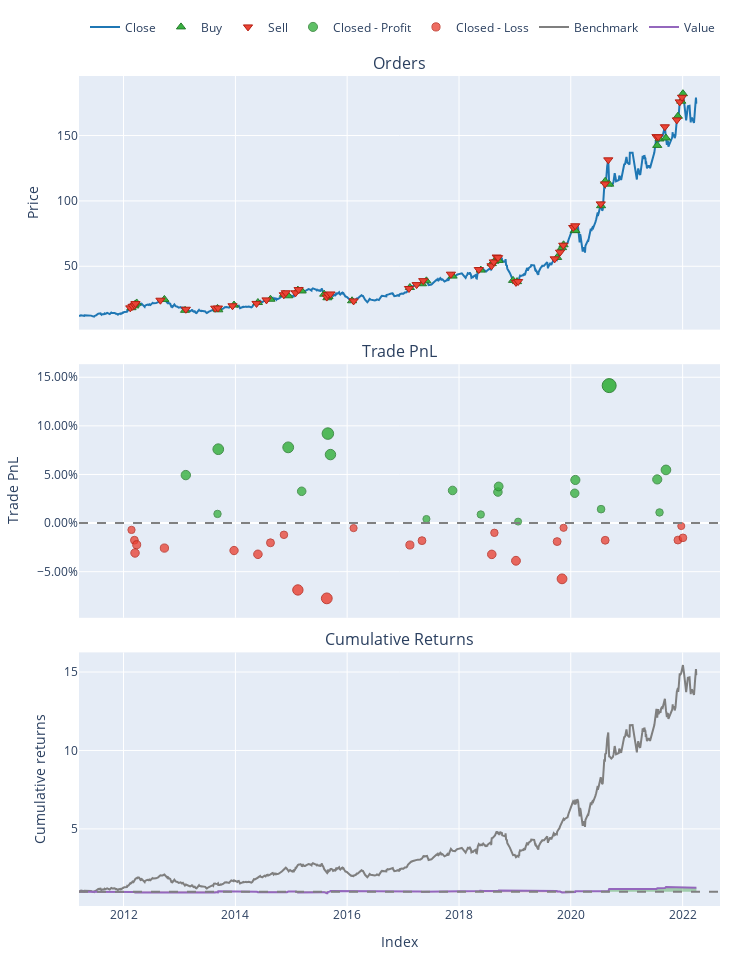

Here is the notebook cell this chart was saved with:
### Code cell
pf.plot().show()

### Figure 1 — Plotly figure (JSON) as saved in the notebook; plotly's stock layout.template omitted (floating-point values rounded to 4 significant figures; data arrays with more than 128 entries replaced by an {"elided": "..."} marker saying what was removed)
{"data": [{"legendgroup": "0", "line": {"color": "#1f77b4"}, "name": "Close", "showlegend": true, "type": "scatter", "uid": "dff82f03-975b-41d3-ae32-1e5b6816f023", "x": {"elided": "836 str values"}, "xaxis": "x", "y": {"elided": "836 float values"}, "yaxis": "y"}, {"customdata": {"elided": "44x3 float values"}, "hovertemplate": "Order Id: %{customdata[0]}<br>Timestamp: %{x}<br>Price: %{y}<br>Size: %{customdata[1]:.6f}<br>Fees: %{customdata[2]:.6f}", "legendgroup": "1", "marker": {"color": "#37B13F", "line": {"color": "rgb(38,123,44)", "width": 1}, "size": 8, "symbol": "triangle-up"}, "mode": "markers", "name": "Buy", "type": "scatter", "uid": "e8d02aeb-3775-4164-baf1-db4ddcd470cd", "x": ["2012-02-22T00:00:00", "2012-03-12T00:00:00", "2012-03-16T00:00:00", "2012-03-27T00:00:00", "2012-09-24T00:00:00", "2013-02-06T00:00:00", "2013-09-06T00:00:00", "2013-09-11T00:00:00", "2013-12-23T00:00:00", "2014-05-28T00:00:00", "2014-08-18T00:00:00", "2014-11-14T00:00:00", "2014-12-12T00:00:00", "2015-02-13T00:00:00", "2015-03-10T00:00:00", "2015-08-04T00:00:00", "2015-08-25T00:00:00", "2015-09-01T00:00:00", "2016-02-02T00:00:00", "2017-02-14T00:00:00", "2017-05-04T00:00:00", "2017-06-02T00:00:00", "2017-11-20T00:00:00", "2018-05-23T00:00:00", "2018-08-03T00:00:00", "2018-08-20T00:00:00", "2018-09-12T00:00:00", "2018-09-17T00:00:00", "2018-12-20T00:00:00", "2019-01-15T00:00:00", "2019-10-04T00:00:00", "2019-11-05T00:00:00", "2019-11-15T00:00:00", "2020-01-27T00:00:00", "2020-01-31T00:00:00", "2020-07-17T00:00:00", "2020-08-13T00:00:00", "2020-09-08T00:00:00", "2021-07-19T00:00:00", "2021-08-03T00:00:00", "2021-09-14T00:00:00", "2021-12-01T00:00:00", "2021-12-23T00:00:00", "2022-01-03T00:00:00"], "xaxis": "x", "y": [18.32, 19.71, 20.91, 21.95, 24.67, 16.33, 17.79, 16.7, 20.36, 22.29, 24.79, 28.55, 27.43, 31.77, 31.13, 28.66, 25.93, 26.93, 23.62, 33.76, 36.63, 38.86, 42.49, 47.09, 52.0, 53.87, 55.27, 54.47, 39.21, 38.27, 56.75, 64.28, 66.44, 77.24, 77.38, 96.33, 115.0, 112.8, 142.4, 147.4, 148.1, 164.8, 176.3, 182.0], "yaxis": "y"}, {"customdata": {"elided": "44x3 float values"}, "hovertemplate": "Order Id: %{customdata[0]}<br>Timestamp: %{x}<br>Price: %{y}<br>Size: %{customdata[1]:.6f}<br>Fees: %{customdata[2]:.6f}", "legendgroup": "2", "marker": {"color": "#EA4335", "line": {"color": "rgb(181,31,18)", "width": 1}, "size": 8, "symbol": "triangle-down"}, "mode": "markers", "name": "Sell", "type": "scatter", "uid": "341bea14-fea0-4c67-8217-f3daab4ee976", "x": ["2012-02-14T00:00:00", "2012-02-29T00:00:00", "2012-03-13T00:00:00", "2012-03-19T00:00:00", "2012-08-29T00:00:00", "2013-02-11T00:00:00", "2013-08-22T00:00:00", "2013-09-09T00:00:00", "2013-12-13T00:00:00", "2014-05-19T00:00:00", "2014-07-23T00:00:00", "2014-11-13T00:00:00", "2014-11-26T00:00:00", "2015-01-29T00:00:00", "2015-02-18T00:00:00", "2015-08-21T00:00:00", "2015-08-28T00:00:00", "2015-09-14T00:00:00", "2016-02-12T00:00:00", "2017-02-08T00:00:00", "2017-03-30T00:00:00", "2017-05-12T00:00:00", "2017-11-09T00:00:00", "2018-05-10T00:00:00", "2018-08-01T00:00:00", "2018-08-16T00:00:00", "2018-09-04T00:00:00", "2018-09-13T00:00:00", "2019-01-08T00:00:00", "2019-01-22T00:00:00", "2019-09-18T00:00:00", "2019-10-23T00:00:00", "2019-11-13T00:00:00", "2020-01-17T00:00:00", "2020-01-30T00:00:00", "2020-07-15T00:00:00", "2020-08-12T00:00:00", "2020-09-02T00:00:00", "2021-07-14T00:00:00", "2021-07-26T00:00:00", "2021-09-07T00:00:00", "2021-11-24T00:00:00", "2021-12-13T00:00:00", "2021-12-28T00:00:00"], "xaxis": "x", "y": [18.2, 19.37, 20.29, 21.47, 24.05, 17.14, 17.96, 18.08, 19.8, 21.59, 24.3, 28.2, 29.75, 29.73, 32.18, 26.44, 28.32, 28.83, 23.5, 33.01, 35.98, 39.03, 43.97, 47.51, 50.38, 53.33, 57.09, 56.6, 37.69, 38.33, 55.69, 60.79, 66.12, 79.68, 80.97, 97.72, 113.0, 131.4, 149.1, 149.0, 156.7, 161.9, 175.7, 179.3], "yaxis": "y"}, {"customdata": [[5, 5, 4.447, 0.04937], [6, 6, 0.8907, 0.009424], [7, 7, 7.249, 0.07598], [12, 12, 7.28, 0.0779], [14, 14, 3.068, 0.03271], [16, 16, 8.227, 0.09206], [17, 17, 6.876, 0.07046], [21, 21, 0.4153, 0.004164], [22, 22, 3.36, 0.03355], [23, 23, 0.9151, 0.00884], [26, 26, 3.194, 0.03192], [27, 27, 3.89, 0.03768], [29, 29, 0.1547, 0.001503], [33, 33, 2.912, 0.03068], [34, 34, 4.337, 0.04434], [35, 35, 1.461, 0.0143], [37, 37, 14.39, 0.1414], [38, 38, 5.219, 0.04492], [39, 39, 1.328, 0.01094], [40, 40, 6.713, 0.05469]], "hovertemplate": "Exit Trade Id: %{customdata[0]}<br>Position Id: %{customdata[1]}<br>Exit Timestamp: %{x}<br>PnL: %{customdata[2]:.6f}<br>Return: %{customdata[3]:.2%}", "legendgroup": "3", "marker": {"color": "#37B13F", "line": {"color": "rgb(38,123,44)", "width": 1}, "opacity": [0.8013, 0.7585, 0.8299, 0.8319, 0.7835, 0.8471, 0.8239, 0.7529, 0.7844, 0.7579, 0.7826, 0.7888, 0.75, 0.7813, 0.7959, 0.7637, 0.9, 0.7966, 0.7601, 0.807], "size": [9.395, 7.396, 10.73, 10.82, 8.561, 11.53, 10.45, 7.133, 8.603, 7.367, 8.522, 8.81, 7, 8.46, 9.143, 7.64, 14, 9.173, 7.472, 9.662], "symbol": "circle"}, "mode": "markers", "name": "Closed - Profit", "type": "scatter", "uid": "4e0a3372-ffae-4850-907c-4fcb47f61a45", "x": ["2013-02-11T00:00:00", "2013-09-06T00:00:00", "2013-09-11T00:00:00", "2014-12-12T00:00:00", "2015-03-10T00:00:00", "2015-08-28T00:00:00", "2015-09-14T00:00:00", "2017-06-02T00:00:00", "2017-11-20T00:00:00", "2018-05-23T00:00:00", "2018-09-12T00:00:00", "2018-09-17T00:00:00", "2019-01-22T00:00:00", "2020-01-27T00:00:00", "2020-01-31T00:00:00", "2020-07-17T00:00:00", "2020-09-08T00:00:00", "2021-07-19T00:00:00", "2021-08-03T00:00:00", "2021-09-14T00:00:00"], "xaxis": "x2", "y": [0.04937, 0.009424, 0.07598, 0.0779, 0.03271, 0.09206, 0.07046, 0.004164, 0.03355, 0.00884, 0.03192, 0.03768, 0.001503, 0.03068, 0.04434, 0.0143, 0.1414, 0.04492, 0.01094, 0.05469], "yaxis": "y2"}, {"customdata": [[0, 0, -0.7027, -0.007027], [1, 1, -1.75, -0.01762], [2, 2, -3.0, -0.03075], [3, 3, -2.105, -0.02226], [4, 4, -2.377, -0.02572], [8, 8, -2.899, -0.02825], [9, 9, -3.204, -0.03212], [10, 10, -1.957, -0.02027], [11, 11, -1.14, -0.01205], [13, 13, -6.93, -0.0688], [15, 15, -7.503, -0.07746], [18, 18, -0.5418, -0.005186], [19, 19, -2.346, -0.02257], [20, 20, -1.835, -0.01806], [24, 24, -3.364, -0.03221], [25, 25, -1.014, -0.01003], [28, 28, -4.154, -0.03877], [30, 30, -1.963, -0.01903], [31, 31, -5.804, -0.05736], [32, 32, -0.4652, -0.004878], [36, 36, -1.834, -0.0177], [41, 41, -2.262, -0.01748], [42, 42, -0.3908, -0.003073], [43, 43, -1.923, -0.01517]], "hovertemplate": "Exit Trade Id: %{customdata[0]}<br>Position Id: %{customdata[1]}<br>Exit Timestamp: %{x}<br>PnL: %{customdata[2]:.6f}<br>Return: %{customdata[3]:.2%}", "legendgroup": "4", "marker": {"color": "#EA4335", "line": {"color": "rgb(181,31,18)", "width": 1}, "opacity": [0.7559, 0.7673, 0.7814, 0.7723, 0.776, 0.7787, 0.7828, 0.7701, 0.7613, 0.8222, 0.8314, 0.7539, 0.7726, 0.7678, 0.7829, 0.7591, 0.79, 0.7688, 0.8099, 0.7536, 0.7674, 0.7671, 0.7517, 0.7647], "size": [7.276, 7.807, 8.464, 8.039, 8.212, 8.338, 8.532, 7.939, 7.528, 10.37, 10.8, 7.184, 8.054, 7.829, 8.536, 7.427, 8.865, 7.877, 9.795, 7.169, 7.81, 7.799, 7.079, 7.684], "symbol": "circle"}, "mode": "markers", "name": "Closed - Loss", "type": "scatter", "uid": "3bba74fc-ae15-4714-b06c-525739f77c7a", "x": ["2012-02-22T00:00:00", "2012-03-12T00:00:00", "2012-03-16T00:00:00", "2012-03-27T00:00:00", "2012-09-24T00:00:00", "2013-12-23T00:00:00", "2014-05-28T00:00:00", "2014-08-18T00:00:00", "2014-11-14T00:00:00", "2015-02-13T00:00:00", "2015-08-21T00:00:00", "2016-02-12T00:00:00", "2017-02-14T00:00:00", "2017-05-04T00:00:00", "2018-08-03T00:00:00", "2018-08-20T00:00:00", "2019-01-08T00:00:00", "2019-10-04T00:00:00", "2019-11-05T00:00:00", "2019-11-15T00:00:00", "2020-08-13T00:00:00", "2021-12-01T00:00:00", "2021-12-23T00:00:00", "2022-01-03T00:00:00"], "xaxis": "x2", "y": [-0.007027, -0.01762, -0.03075, -0.02226, -0.02572, -0.02825, -0.03212, -0.02027, -0.01205, -0.0688, -0.07746, -0.005186, -0.02257, -0.01806, -0.03221, -0.01003, -0.03877, -0.01903, -0.05736, -0.004878, -0.0177, -0.01748, -0.003073, -0.01517], "yaxis": "y2"}, {"legendgroup": "5", "line": {"color": "#7f7f7f"}, "name": "Benchmark", "showlegend": true, "type": "scatter", "uid": "bf5e2dbe-616e-4566-a337-9d307250c176", "x": {"elided": "836 str values"}, "xaxis": "x3", "y": {"elided": "836 float values"}, "yaxis": "y3"}, {"hoverinfo": "skip", "legendgroup": "6", "line": {"color": "rgba(0, 0, 0, 0)", "width": 0}, "opacity": 0, "showlegend": false, "type": "scatter", "uid": "d4dbe826-96fd-43b6-851e-f3495abe0387", "x": {"elided": "836 str values"}, "xaxis": "x3", "y": {"elided": "836 int values"}, "yaxis": "y3"}, {"connectgaps": false, "fill": "tonexty", "fillcolor": "rgba(0, 128, 0, 0.3)", "hoverinfo": "skip", "legendgroup": "6", "line": {"color": "rgba(0, 0, 0, 0)", "width": 0}, "opacity": 0, "showlegend": false, "type": "scatter", "uid": "52f5afa3-2567-4d84-bcb1-9c0462e5f296", "x": {"elided": "836 str values"}, "xaxis": "x3", "y": {"elided": "836 float values"}, "yaxis": "y3"}, {"hoverinfo": "skip", "legendgroup": "6", "line": {"color": "rgba(0, 0, 0, 0)", "width": 0}, "opacity": 0, "showlegend": false, "type": "scatter", "uid": "70ab220a-0dd0-4a19-9e61-edc7e364cd2b", "x": {"elided": "836 str values"}, "xaxis": "x3", "y": {"elided": "836 int values"}, "yaxis": "y3"}, {"connectgaps": false, "fill": "tonexty", "fillcolor": "rgba(255, 0, 0, 0.3)", "hoverinfo": "skip", "legendgroup": "6", "line": {"color": "rgba(0, 0, 0, 0)", "width": 0}, "opacity": 0, "showlegend": false, "type": "scatter", "uid": "aa2c5731-c84a-4e7e-9cb9-5042d0bae478", "x": {"elided": "836 str values"}, "xaxis": "x3", "y": {"elided": "836 float values"}, "yaxis": "y3"}, {"legendgroup": "7", "line": {"color": "#9467bd"}, "name": "Value", "showlegend": true, "type": "scatter", "uid": "ef987821-5038-4d86-9e91-37a542b2309b", "x": {"elided": "836 str values"}, "xaxis": "x3", "y": {"elided": "836 float values"}, "yaxis": "y3"}, {"hoverinfo": "skip", "legendgroup": "6", "line": {"color": "rgba(0, 0, 0, 0)", "width": 0}, "opacity": 0, "showlegend": false, "type": "scatter", "uid": "82f4beae-3ba0-4dfa-b8fe-6003f1c3d638", "x": {"elided": "836 str values"}, "xaxis": "x3", "y": {"elided": "836 int values"}, "yaxis": "y3"}], "layout": {"annotations": [{"font": {"size": 16}, "showarrow": false, "text": "Orders", "x": 0.5, "xanchor": "center", "xref": "paper", "y": 1, "yanchor": "bottom", "yref": "paper"}, {"font": {"size": 16}, "showarrow": false, "text": "Trade PnL", "x": 0.5, "xanchor": "center", "xref": "paper", "y": 0.6528, "yanchor": "bottom", "yref": "paper"}, {"font": {"size": 16}, "showarrow": false, "text": "Cumulative Returns", "x": 0.5, "xanchor": "center", "xref": "paper", "y": 0.3056, "yanchor": "bottom", "yref": "paper"}], "height": 960, "legend": {"orientation": "h", "traceorder": "normal", "x": 1, "xanchor": "right", "y": 1.042, "yanchor": "bottom"}, "margin": {"b": 30, "l": 30, "r": 30, "t": 30}, "shapes": [{"line": {"color": "gray", "dash": "dash"}, "type": "line", "x0": 0, "x1": 1, "xref": "paper", "y0": 0, "y1": 0, "yref": "y2"}, {"line": {"color": "gray", "dash": "dash"}, "type": "line", "x0": 0, "x1": 1, "xref": "paper", "y0": 1, "y1": 1, "yref": "y3"}], "showlegend": true, "width": 750, "xaxis": {"anchor": "y", "domain": [0, 1], "matches": "x3", "showticklabels": false}, "xaxis2": {"anchor": "y2", "domain": [0, 1], "matches": "x3", "showticklabels": false}, "xaxis3": {"anchor": "y3", "domain": [0, 1], "title": {"text": "Index"}}, "yaxis": {"anchor": "x", "domain": [0.6944, 1], "title": {"text": "Price"}}, "yaxis2": {"anchor": "x2", "domain": [0.3472, 0.6528], "tickformat": ".2%", "title": {"text": "Trade PnL"}}, "yaxis3": {"anchor": "x3", "domain": [0, 0.3056], "title": {"text": "Cumulative returns"}}}}
